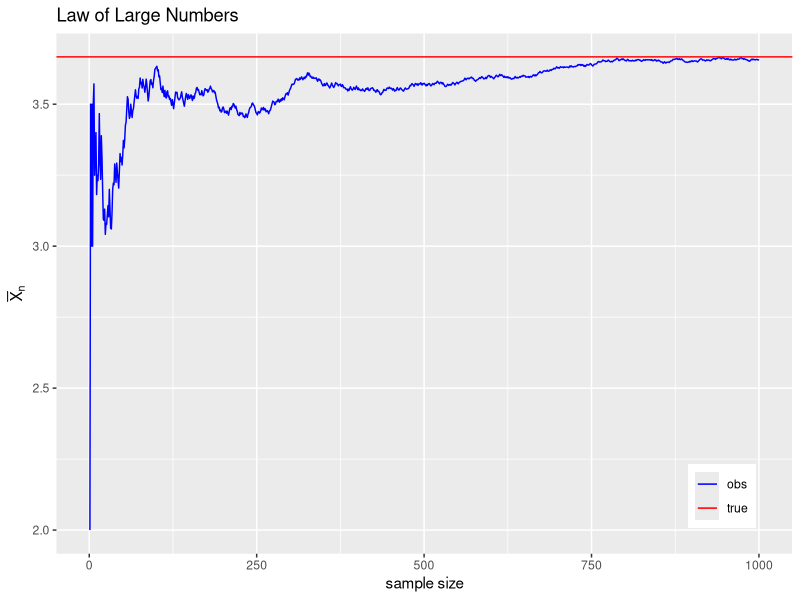
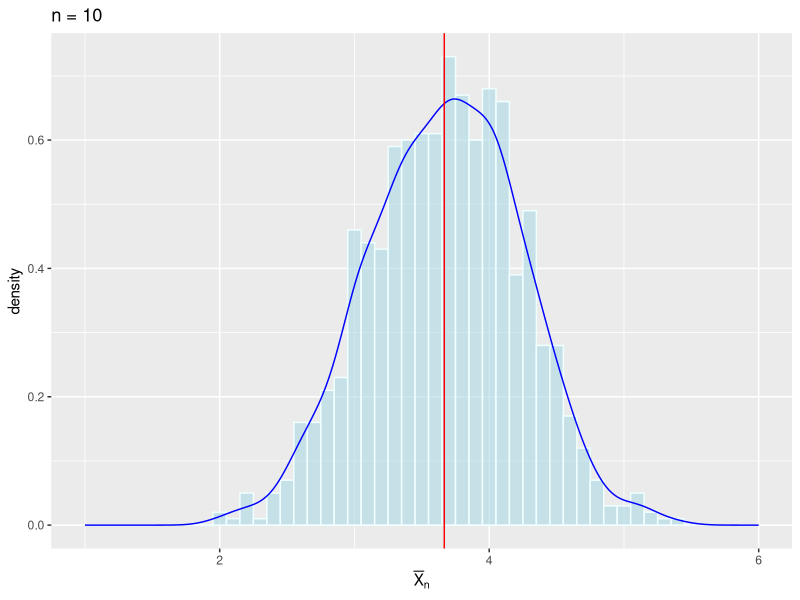
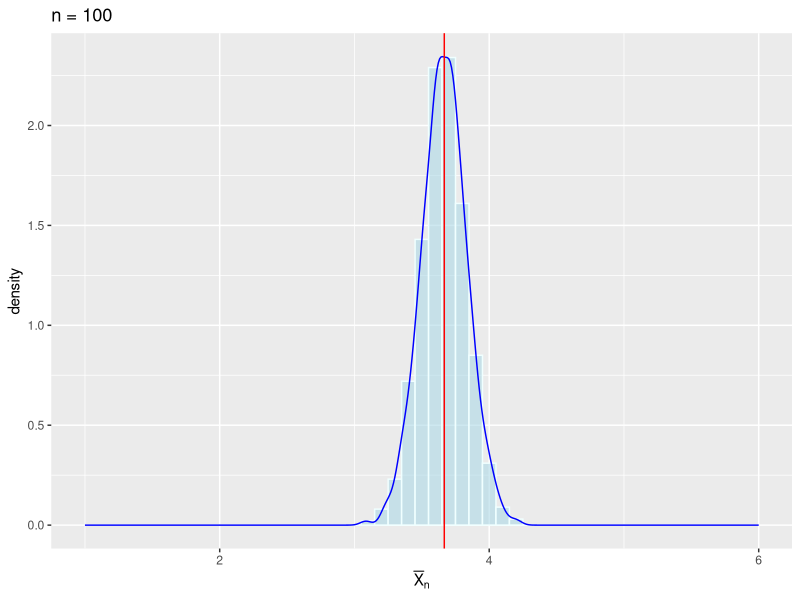
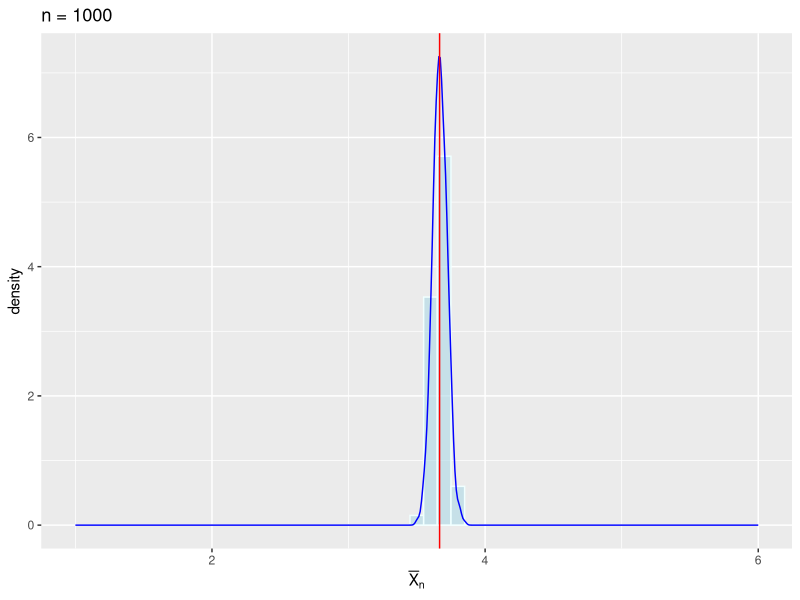

Write the R code that produced these figures, in order.
### 大数の法則 (ggplot2での描画)
library(tidyverse) # パッケージの読み込み
set.seed(123)      # 乱数のシード値の指定
omega <- 1:6       # サイコロの出る目の集合
p <- rep(1:2, 3)   # 出現確率の比 (奇数1:偶数2)
(mu <- weighted.mean(omega, p)) # 理論平均
## 1回の実験
## サンプル数を大きくすると標本平均が理論上の平均に近づく
n <- 1000 # 実験回数の最大値
x <- sample(omega, size=n, prob=p, replace=TRUE)# 実験
myData <- data.frame(n=1:n, # サンプル数ごとの標本平均
                     xbar=cumsum(x)/(1:n)) 
ggplot(myData,aes(x=n, y=xbar)) +
    geom_line(aes(colour="obs")) +
    geom_hline(aes(yintercept=mu,colour="true")) +
    labs(x="sample size", y=expression(bar(X)[n]),
         title="Law of Large Numbers") +
    scale_color_manual(name=NULL,
          values=c("obs"="blue","true"="red")) +
    theme(legend.position=c(.95,.05),
          legend.justification=c(1, 0))
## 複数回の実験
## サンプル数が大きければ標本平均は理論平均に近い値を取る
myMean <- function(n) # n回振って標本平均を計算する関数
    mean(sample(omega, size=n, prob=p, replace=TRUE))
mc <- 1000 # Monte-Carlo実験の繰り返し回数
for(n in c(10,100,1000)){ # サンプル数を変えて実験
    myData <- data.frame(
        xbar=replicate(mc, myMean(n))) # mc回繰り返し
    gg <- ggplot(myData, aes(x=xbar)) + 
        geom_histogram(aes(y=..density..), # 密度表示
                       binwidth=0.1,
                       colour="azure",
                       fill="lightblue", alpha=.6) +
        geom_density(colour="blue", alpha=.3) + #概形
        geom_vline(xintercept=mu, colour="red") + 
        xlim(1,6) + # 描画範囲を指定
        labs(x=expression(bar(X)[n]),
             title=paste("n =", n))
    print(gg) # 表示
}
